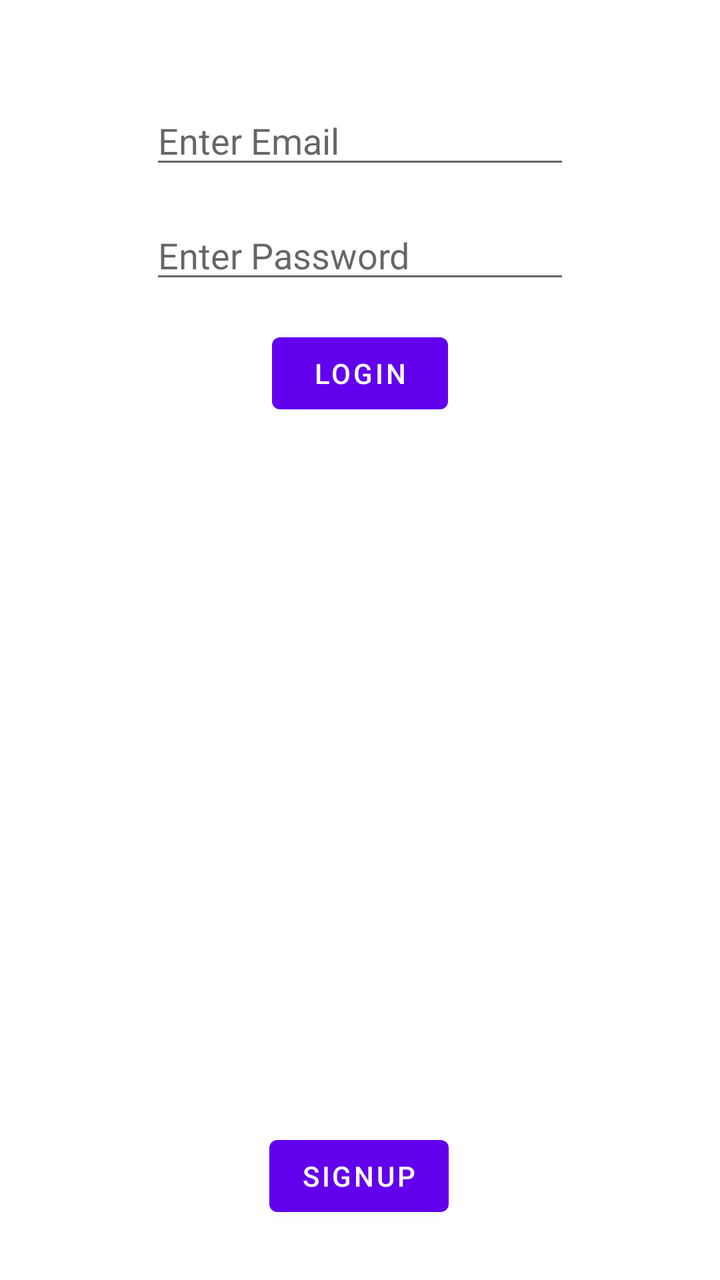
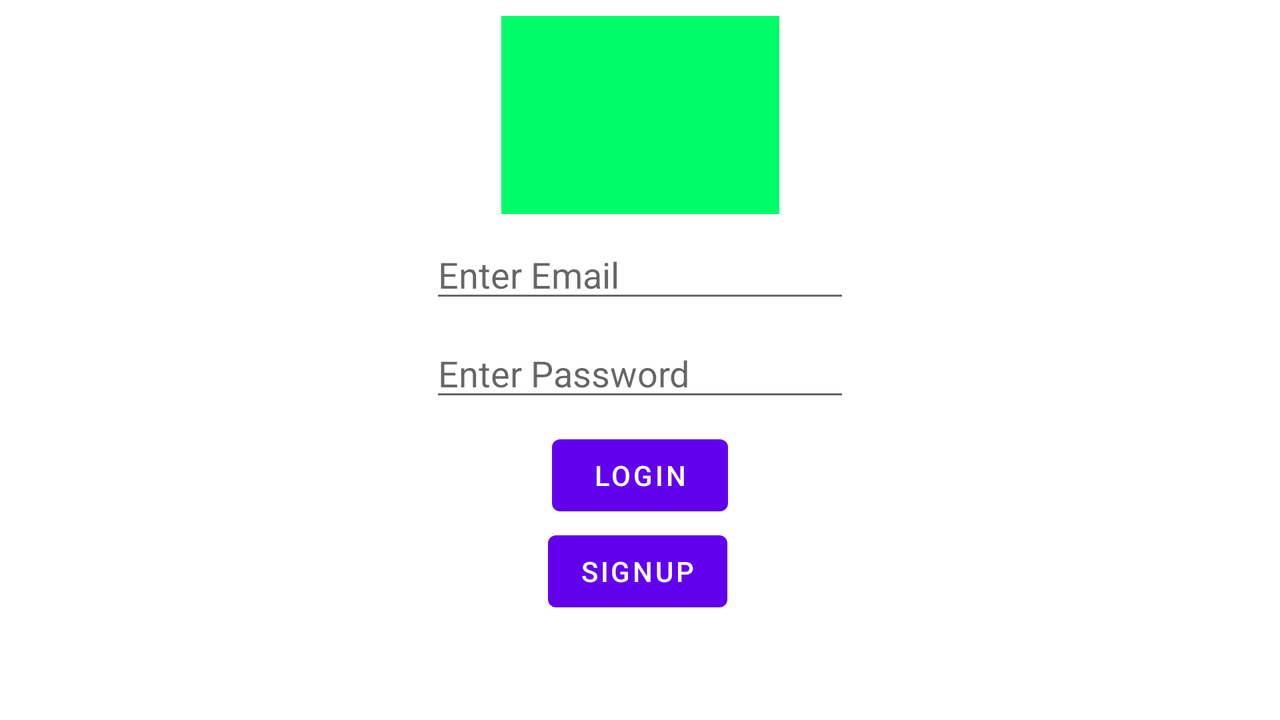

The same Android screen from two of the app's own layout files: first res/layout/ as a phone draws it, then the repository's variant for another configuration, drawn on a device whose configuration selects that folder. Both files follow.
<!-- AndroidManifest.xml: application theme Theme.ARCore_Face_Filter -->
<!-- res/layout/activity_login.xml -->
<?xml version="1.0" encoding="utf-8"?>
<androidx.constraintlayout.widget.ConstraintLayout xmlns:android="http://schemas.android.com/apk/res/android"
    xmlns:app="http://schemas.android.com/apk/res-auto"
    xmlns:tools="http://schemas.android.com/tools"
    android:layout_width="match_parent"
    android:layout_height="match_parent"
    tools:context=".LoginActivity">

    <ImageView
        android:id="@+id/loginImageView"
        android:layout_width="wrap_content"
        android:layout_height="wrap_content"
        android:layout_marginTop="32dp"
        android:background="#00FD67"
        app:layout_constraintEnd_toEndOf="parent"
        app:layout_constraintStart_toStartOf="parent"
        app:layout_constraintTop_toTopOf="parent"
        app:srcCompat="@drawable/ic_launcher_foreground" />

    <EditText
        android:id="@+id/editTextTextEmailAddress"
        android:layout_width="wrap_content"
        android:layout_height="wrap_content"
        android:layout_marginTop="16dp"
        android:ems="10"
        android:hint="Enter Email"
        android:inputType="textEmailAddress"
        app:layout_constraintEnd_toEndOf="parent"
        app:layout_constraintStart_toStartOf="parent"
        app:layout_constraintTop_toBottomOf="@+id/loginImageView" />

    <EditText
        android:id="@+id/editTextTextPassword"
        android:layout_width="wrap_content"
        android:layout_height="wrap_content"
        android:layout_marginTop="16dp"
        android:ems="10"
        android:hint="Enter Password"
        android:inputType="textPassword"
        app:layout_constraintEnd_toEndOf="parent"
        app:layout_constraintStart_toStartOf="parent"
        app:layout_constraintTop_toBottomOf="@+id/editTextTextEmailAddress" />

    <Button
        android:id="@+id/loginButton"
        android:layout_width="wrap_content"
        android:layout_height="wrap_content"
        android:layout_marginTop="16dp"
        android:text="Login"
        app:layout_constraintEnd_toEndOf="parent"
        app:layout_constraintStart_toStartOf="parent"
        app:layout_constraintTop_toBottomOf="@+id/editTextTextPassword" />

    <Button
        android:id="@+id/signupButton"
        android:layout_width="wrap_content"
        android:layout_height="wrap_content"
        android:layout_marginBottom="28dp"
        android:text="Signup"
        app:layout_constraintBottom_toBottomOf="parent"
        app:layout_constraintEnd_toEndOf="parent"
        app:layout_constraintHorizontal_bias="0.498"
        app:layout_constraintStart_toStartOf="parent" />
</androidx.constraintlayout.widget.ConstraintLayout>
<!-- resources referenced by this layout -->
<resources>
  <style name="Theme.ARCore_Face_Filter" parent="Theme.MaterialComponents.DayNight.DarkActionBar">
          
          <item name="colorPrimary">@color/purple_500</item>
          <item name="colorPrimaryVariant">@color/purple_700</item>
          <item name="colorOnPrimary">@color/white</item>
          
          <item name="colorSecondary">@color/teal_200</item>
          <item name="colorSecondaryVariant">@color/teal_700</item>
          <item name="colorOnSecondary">@color/black</item>
          
          <item name="android:statusBarColor">?attr/colorPrimaryVariant</item>
          
      </style>
</resources>
<!-- res/layout-land/activity_login.xml (the repository's variant of the layout above) -->
<!-- drawn on the phone turned sideways -->
<?xml version="1.0" encoding="utf-8"?>
<androidx.constraintlayout.widget.ConstraintLayout xmlns:android="http://schemas.android.com/apk/res/android"
    xmlns:app="http://schemas.android.com/apk/res-auto"
    xmlns:tools="http://schemas.android.com/tools"
    android:layout_width="match_parent"
    android:layout_height="match_parent"
    tools:context=".LoginActivity">

    <ImageView
        android:id="@+id/loginImageView"
        android:layout_width="139dp"
        android:layout_height="99dp"
        android:layout_marginTop="8dp"
        android:background="#00FD67"
        app:layout_constraintEnd_toEndOf="parent"
        app:layout_constraintStart_toStartOf="parent"
        app:layout_constraintTop_toTopOf="parent"
        app:srcCompat="@drawable/face_filter_logo" />

    <EditText
        android:id="@+id/editTextTextEmailAddress"
        android:layout_width="wrap_content"
        android:layout_height="wrap_content"
        android:layout_marginTop="8dp"
        android:ems="10"
        android:hint="Enter Email"
        android:inputType="textEmailAddress"
        app:layout_constraintEnd_toEndOf="parent"
        app:layout_constraintStart_toStartOf="parent"
        app:layout_constraintTop_toBottomOf="@+id/loginImageView" />

    <EditText
        android:id="@+id/editTextTextPassword"
        android:layout_width="wrap_content"
        android:layout_height="wrap_content"
        android:layout_marginTop="8dp"
        android:ems="10"
        android:hint="Enter Password"
        android:inputType="textPassword"
        app:layout_constraintEnd_toEndOf="parent"
        app:layout_constraintStart_toStartOf="parent"
        app:layout_constraintTop_toBottomOf="@+id/editTextTextEmailAddress" />

    <Button
        android:id="@+id/loginButton"
        android:layout_width="wrap_content"
        android:layout_height="wrap_content"
        android:layout_marginTop="8dp"
        android:text="Login"
        app:layout_constraintEnd_toEndOf="parent"
        app:layout_constraintStart_toStartOf="parent"
        app:layout_constraintTop_toBottomOf="@+id/editTextTextPassword" />

    <Button
        android:id="@+id/signupButton"
        android:layout_width="wrap_content"
        android:layout_height="wrap_content"
        android:text="Signup"
        app:layout_constraintEnd_toEndOf="parent"
        app:layout_constraintHorizontal_bias="0.498"
        app:layout_constraintStart_toStartOf="parent"
        app:layout_constraintTop_toBottomOf="@+id/loginButton" />
</androidx.constraintlayout.widget.ConstraintLayout>
